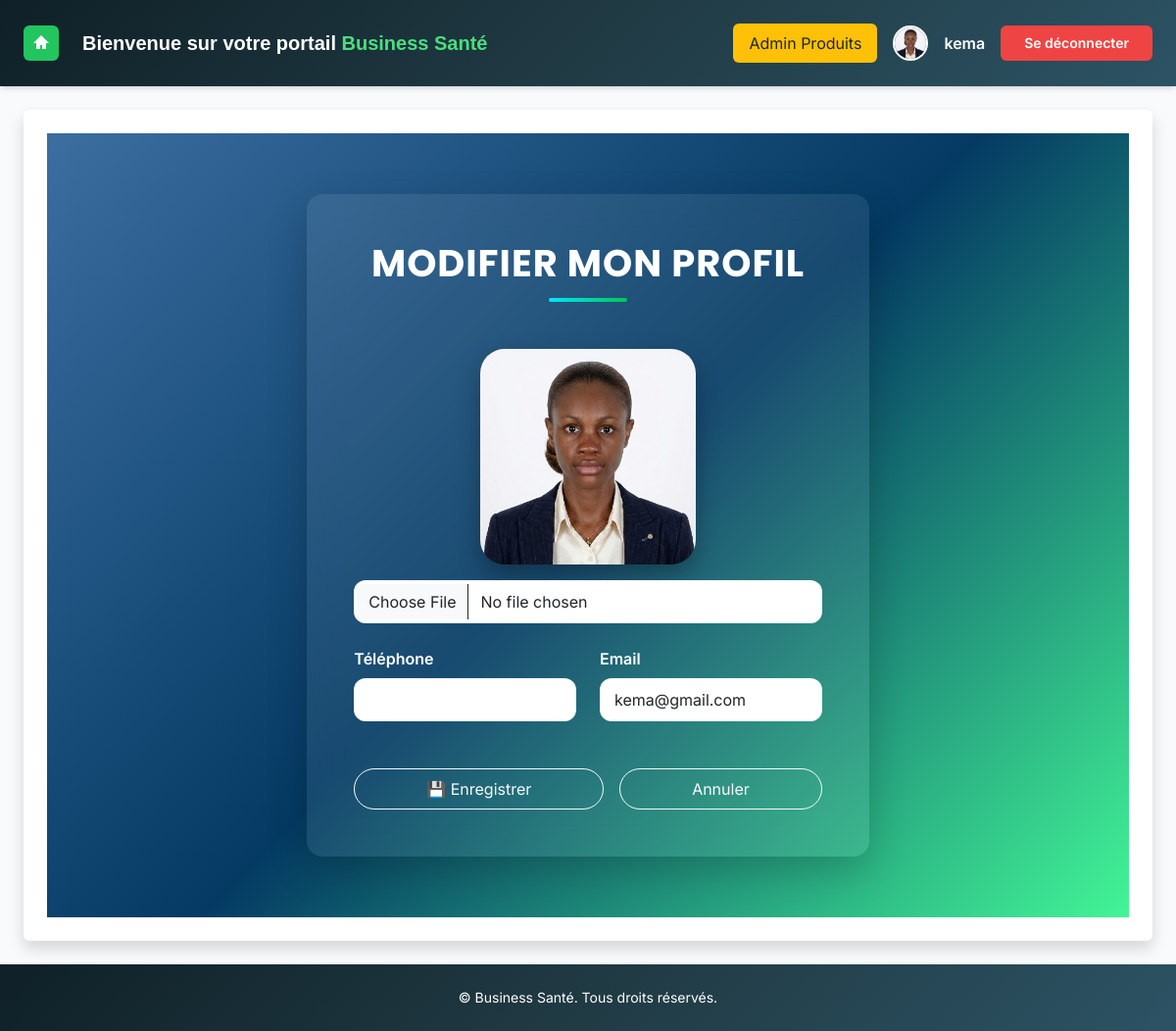
Page /modifier_profile/ (signed in) on the committed database.
### core/models.py (models this page shows, shortened)
class CustomUser(AbstractUser):
    parrain = models.ForeignKey('self', on_delete=models.SET_NULL, null=True, blank=True,  related_name="filleul")
    gains = models.DecimalField(max_digits=10, decimal_places=2, default=0.00)
    first_name = models.CharField(max_length=150, null=True, blank=True)
    last_name = models.CharField(max_length=150,null=True, blank=True)
    telephone = models.CharField(max_length=20, blank=True)

class Profil(models.Model):
    utilisateur = models.OneToOneField(
    settings.AUTH_USER_MODEL,
    on_delete=models.CASCADE,
    related_name="profil"
)
    solde = models.DecimalField(max_digits=12, decimal_places=2, default=0)
    gains_retires = models.DecimalField(max_digits=12, decimal_places=2, default=0)
    mon_code = models.CharField(max_length=30, default=0, blank=True)
    parrain_code = models.CharField(max_length=30, blank=True,null=True)
    is_paid = models.BooleanField(default=False)
    date_created = models.DateTimeField(default=timezone.now)
    avatar = models.ImageField(upload_to='avatars/', blank=True, null=True)

### core/views.py (the view, shortened to what this page needs)
# urls.py: path('modifier_profile/', views.modifier_profile, name='modifier_profile'),
@login_required
def modifier_profile(request):
    profil = request.user.profil
    return render(request, "core/modifier_profile.html", {
        "profil": profil
    })

### core/templates/core/modifier_profile.html (shortened to what this page needs)
{% extends 'core/base.html' %}
{% load static %}
{% block content %}
<link href="https://cdnjs.cloudflare.com/ajax/libs/cropperjs/1.5.13/cropper.min.css" rel="stylesheet"/>
<div class="profile-bg">
  <div class="container py-5">
    <div class="row justify-content-center">
      <div class="col-lg-7">
        <div class="card profile-card border-0 rounded-4">
          <div class="card-body p-5">
           <h2 class="profile-title text-center mb-5">
                Modifier mon profil
            </h2>
            <form method="POST" id="profileForm">
              <div class="text-center mb-4">
                <div class="photo-wrapper mx-auto mb-3">
                  <img id="imagePreview"
                       src="{% if profil.avatar %}{{ profil.avatar.url }}{% else %}{% static 'images/avatar.png' %}{% endif %}"
                       class="profile-photo">
                </div>
                <input type="file" id="imageInput"
                       class="form-control custom-input"
                       accept="image/*">
              </div>
              <div class="row g-4">
                <div class="col-md-6">
                  <label class="form-label text-white fw-semibold">Téléphone</label>
                  <input type="text" name="telephone"
                         class="form-control custom-input"
                         value="{{ profil.telephone }}">
                </div>
                <div class="col-md-6">
                  <label class="form-label text-white fw-semibold">Email</label>
                  <input type="email" name="email"
                         class="form-control custom-input"
                         value="{{ user.email }}">
                </div>
              </div>
              <div class="d-flex gap-3 mt-5">
                <button type="submit"
                        class="btn btn-outline-light flex-fill rounded-pill py-2 ">
                  💾 Enregistrer
                </button>
                <a href="{% url 'profile' %}"
                   class="btn btn-outline-light flex-fill rounded-pill py-2">
                  Annuler
                </a>
              </div>
            </form>
          </div>
        </div>
      </div>
    </div>
  </div>
</div>
{% endblock %}

### core/templates/core/base.html (shortened to what this page needs)
{% load static %}
<!DOCTYPE html>
<html lang="fr">
<head>
  <script src="https://cdn.tailwindcss.com"></script>
  <link href="https://cdn.jsdelivr.net/npm/bootstrap@5.3.0-alpha1/dist/css/bootstrap.min.css" rel="stylesheet">
  <link href="https://cdnjs.cloudflare.com/ajax/libs/font-awesome/5.15.4/css/all.min.css" rel="stylesheet">
  <link href="https://cdn.jsdelivr.net/npm/bootstrap@5.3.0/dist/css/bootstrap.min.css" rel="stylesheet">
</head>
<body class="bg-slate-50 text-gray-900 font-[Inter] min-h-screen flex flex-col">
<header class="flex items-center justify-between px-6 py-4 shadow-md text-white"
style="background: linear-gradient(135deg, #0f2027, #203a43, #2c5364);">
  <div class="flex items-center gap-4">
    <a href="{% url 'home' %}">
      <button class="bg-green-500 p-2 rounded-md text-white hover:bg-green-600 transition">
        <svg class="w-5 h-5 fill-current" viewBox="0 0 20 20">
          <path d="M10 2L2 10h3v6h4v-4h2v4h4v-6h3L10 2z"/>
        </svg>
      </button>
    </a>
    <h1 class="text-lg md:text-xl font-semibold" style="font-family:Verdana, Geneva, Tahoma, sans-serif;">
      Bienvenue sur votre portail <span class="text-green-400">Business Santé</span>
    </h1>
  </div>
  <div class="flex items-center gap-3">
    {% if request.user.is_staff %}
      <a href="{% url 'admin_produits' %}" class="bg-warning text-dark px-3 py-2 rounded">
        Admin Produits
      </a>
    {% endif %}
  {% if user.profil.avatar %}
    <img src="{{ user.profil.avatar.url }}"
         class="w-9 h-9 rounded-full border-2 border-white">
  {% endif %}
  <span class="font-semibold">{{ user.username }}</span>
  <form method="post" action="{% url 'logout' %}">
  <button type="submit"
          class="bg-red-500 hover:bg-red-600 px-4 py-2 rounded-md text-sm font-semibold text-white transition">
      Se déconnecter
  </button>
  </form>
</div>
</header>
  <div class="flex flex-1">
    <main class="flex-1 p-6">
      <div class="bg-white p-6 rounded shadow">
        {% block content %}
        {% endblock %}
      </div>
    </main>
  </div>
  <footer class="bg-gray-800 text-white py-4 text-center text-sm mt-auto" style=" background: linear-gradient(135deg, #0f2027, #203a43, #2c5364);">
    &copy; {{ now|date:"Y" }} Business Santé. Tous droits réservés.
  </footer>
</body>
</html>

### core/templates/core/modifier_profile.html (style rules this page uses)
.profile-title { font-family: 'Poppins', sans-serif; font-size: 2.4rem; font-weight: 700; color: #ffffff; letter-spacing: 1px; text-transform: uppercase; position: relative; }
.profile-title::after { content: ""; display: block; width: 80px; height: 4px; margin: 12px auto 0; border-radius: 10px; background: linear-gradient(90deg, #00e5ff, #00c853); }
.profile-bg { min-height: 100vh; background: linear-gradient(135deg, #3c6ea0, #043a63, #42f596); display: flex; align-items: center; }
.profile-card { background: rgba(255, 255, 255, 0.08); backdrop-filter: blur(18px); box-shadow: 0 15px 40px rgba(0,0,0,0.2); color: white; }
.photo-wrapper { width: 220px; height: 220px; border-radius: 25px; overflow: hidden; box-shadow: 0 10px 25px rgba(0,0,0,0.3); }
.profile-photo { width: 100%; height: 100%; object-fit: cover; }
.custom-input { border-radius: 12px; border: none; padding: 10px 15px; }

### rows in the picture
CustomUser: profil.avatar (picture), username "kema", email "kema@gmail.com"
Profil: avatar (picture)
